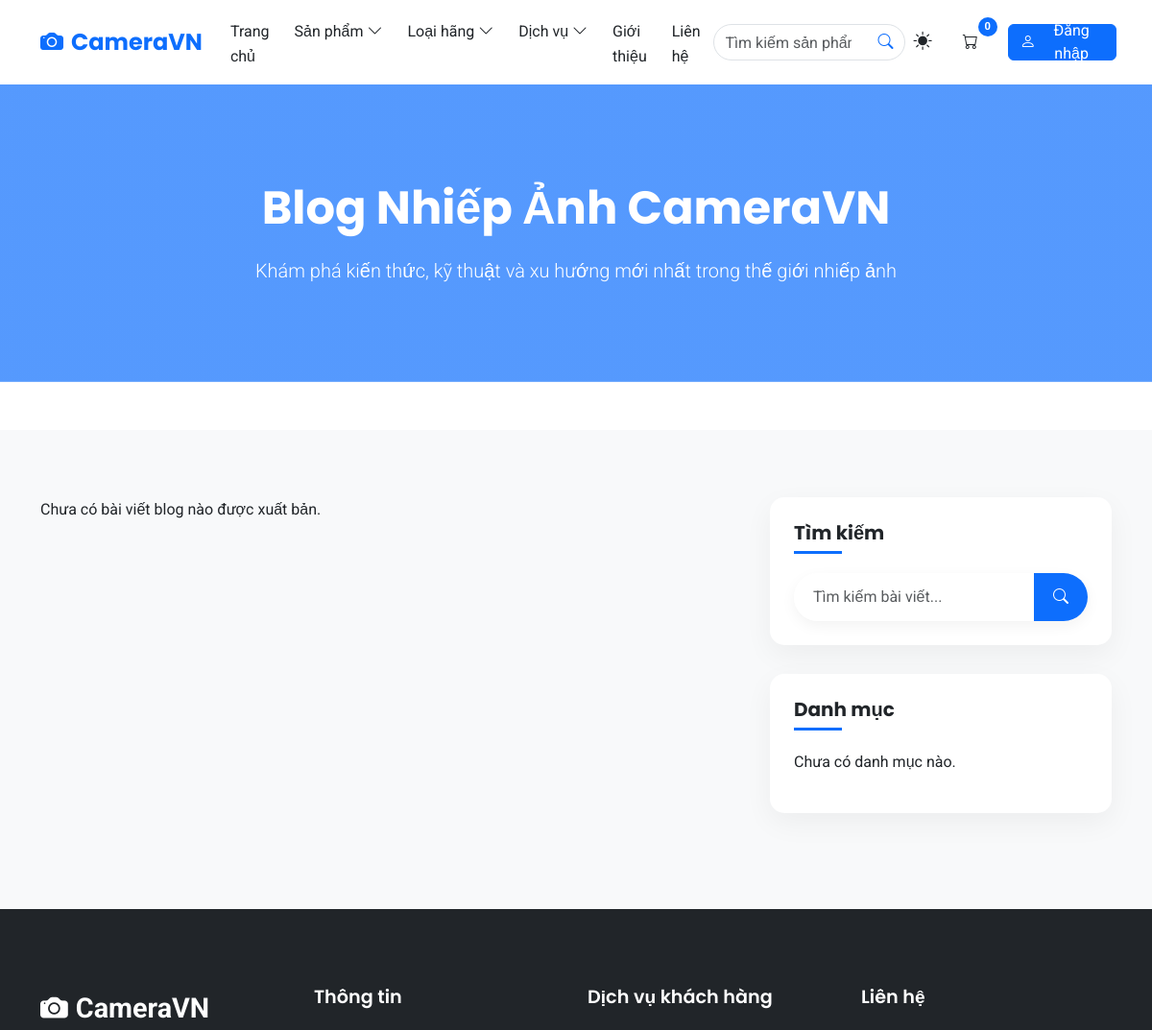
The page /index.php?page=blog (upper part) on the database as committed earlier.
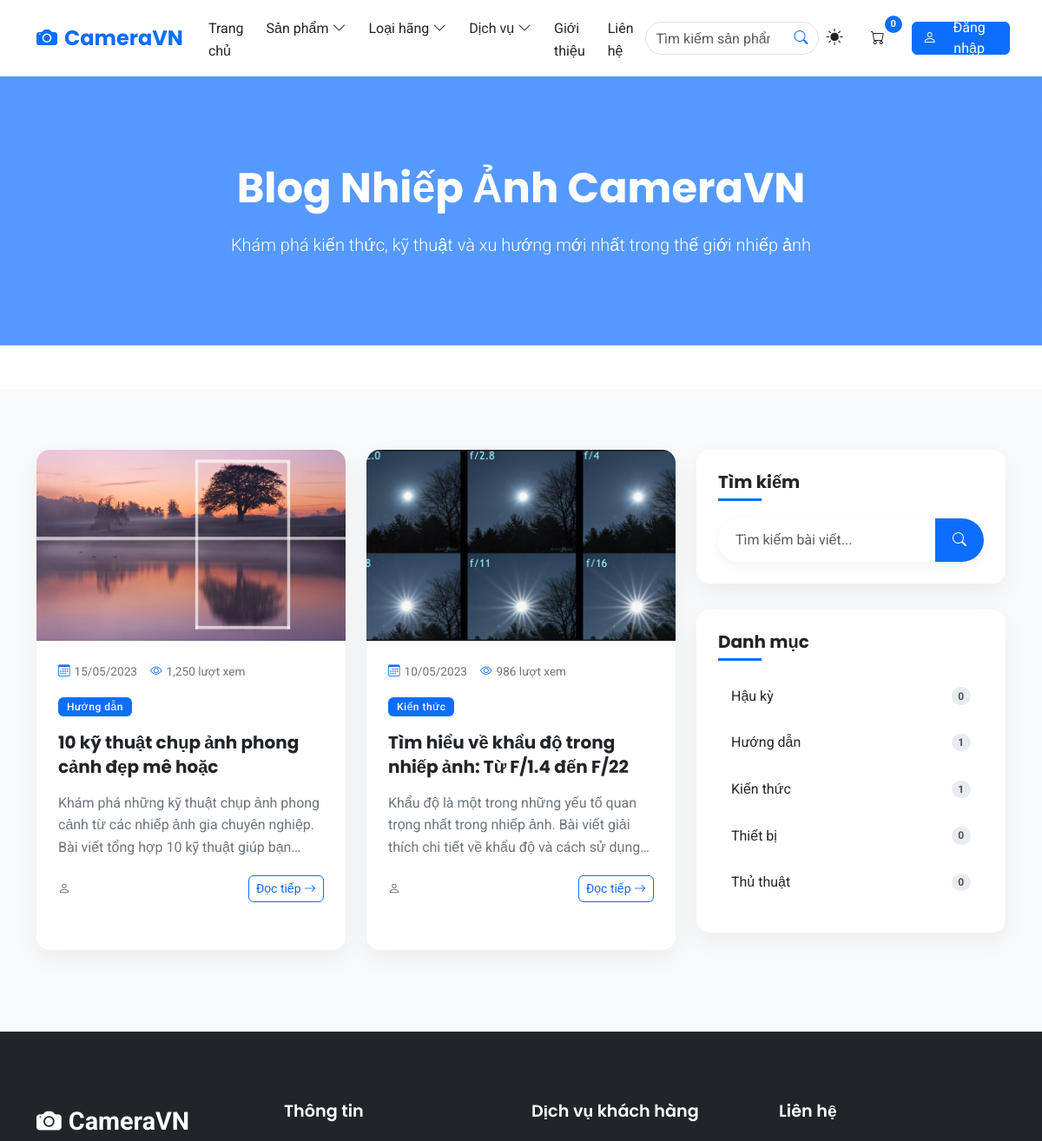
The same page on the database as committed later.
### tables this page shows
CREATE TABLE `blogs` (
  `id` int(11) NOT NULL,
  `title` varchar(255) NOT NULL,
  `slug` varchar(255) NOT NULL,
  `summary` text NOT NULL,
  `content` longtext NOT NULL,
  `image` varchar(255) DEFAULT NULL,
  `category_id` int(11) DEFAULT NULL,
  `author_id` int(11) DEFAULT NULL,
  `author_name` varchar(100) DEFAULT NULL,
  `views` int(11) DEFAULT 0,
  `status` enum('draft','published','archived') DEFAULT 'draft',
  `featured` tinyint(1) DEFAULT 0,
  `created_at` timestamp NOT NULL DEFAULT current_timestamp(),
  `updated_at` timestamp NOT NULL DEFAULT current_timestamp() ON UPDATE current_timestamp(),
  `published_at` datetime DEFAULT NULL
);

CREATE TABLE `blog_categories` (
  `id` int(11) NOT NULL,
  `name` varchar(100) NOT NULL,
  `slug` varchar(100) NOT NULL,
  `description` text DEFAULT NULL,
  `created_at` timestamp NOT NULL DEFAULT current_timestamp(),
  `updated_at` timestamp NOT NULL DEFAULT current_timestamp() ON UPDATE current_timestamp()
);

### Controller/PageController.php (called while the page is built, shortened)
<?php
require_once MODEL_PATH . '/BlogModel.php';
class PageController {
    public function blog() {
        $current_page = isset($_GET['p']) ? (int)$_GET['p'] : 1;
        $per_page = 6;
        $category_slug = isset($_GET['category']) ? $_GET['category'] : null;
        $blogModel = new BlogModel();
        $published_blogs = $blogModel->getAllBlogs('published', null, $category_slug, $current_page, $per_page);
        $categories = $blogModel->getAllCategories();
        include VIEW_PATH . '/includes/header.php';
        include VIEW_PATH . '/page/blog.php';
        include VIEW_PATH . '/includes/footer.php';
    }
}

### Model/BlogModel.php (called while the page is built, shortened)
<?php
class BlogModel {
    private $db;
    public function __construct() {
        try {
            global $db;
            $this->db = $db;
        } catch(PDOException $e) {
            error_log("Lỗi kết nối database trong BlogModel: " . $e->getMessage());
        }
    }
    public function getAllBlogs($status = null, $search = null, $category_slug = null, $page = 1, $per_page = 6) {
        $sql = "SELECT ";
        $sql .= "b.*, bc.name as category_name, u.name as author_name, ";
        $sql .= "CONCAT('View/assets/images/', b.image) as image ";
        $sql .= "FROM blogs b ";
        $sql .= "LEFT JOIN blog_categories bc ON b.category_id = bc.id ";
        $sql .= "LEFT JOIN users u ON b.author_id = u.id ";
        $sql .= "WHERE 1=1 ";
        $params = [];
        if ($status !== null) {
            $sql .= "AND b.status = ? ";
            $params[] = $status;
        }
        $offset = ($page - 1) * $per_page;
        $sql .= "ORDER BY b.published_at DESC, b.created_at DESC ";
        $sql .= "LIMIT ? OFFSET ?";
        $params[] = $per_page;
        $params[] = $offset;
        try {
            $stmt = $this->db->prepare($sql);
            $stmt->execute($params);
            return $stmt->fetchAll(PDO::FETCH_OBJ);
        } catch(PDOException $e) {
            error_log("Lỗi khi lấy tất cả bài viết blog: " . $e->getMessage());
            return [];
        }
    }
    public function getAllCategories() {
        $sql = "SELECT ";
        $sql .= "bc.*, COUNT(b.id) as post_count ";
        $sql .= "FROM blog_categories bc ";
        $sql .= "LEFT JOIN blogs b ON bc.id = b.category_id AND b.status = 'published' ";
        $sql .= "GROUP BY bc.id ";
        $sql .= "ORDER BY bc.name ASC";
        try {
            $stmt = $this->db->query($sql);
            return $stmt->fetchAll(PDO::FETCH_OBJ);
        } catch(PDOException $e) {
            error_log("Lỗi khi lấy tất cả danh mục blog: " . $e->getMessage());
            return [];
        }
    }
}
?>

### View/page/blog.php (the view, shortened to what the changed rows need)
<main>
    <section class="blog-hero">
        <div class="container">
            <h1 class="display-4 fw-bold">Blog Nhiếp Ảnh CameraVN</h1>
        </div>
    </section>
    <section class="blog-section">
        <div class="container">
            <div class="row">
                <div class="col-lg-8">
                    <div class="row">
                        <?php if (!empty($published_blogs)): ?>
                            <?php foreach ($published_blogs as $blog): ?>
                                <div class="col-md-6 mb-4">
                                    <div class="card blog-card h-100">
                                        <img src="<?= BASE_URL . 'View/assets/images/' . $blog->image ?>" class="card-img-top" alt="<?= $blog->title ?>">
                                        <div class="card-body">
                                            <div class="blog-meta">
                                                <span><i class="bi bi-calendar3"></i> <?= date('d/m/Y', strtotime($blog->published_at)) ?></span>
                                                <span><i class="bi bi-eye"></i> <?= number_format($blog->views) ?> lượt xem</span>
                                            </div>
                                            <span class="badge bg-primary mb-3"><?= $blog->category_name ?></span>
                                            <h5 class="card-title"><?= $blog->title ?></h5>
                                            <p class="card-text"><?= $blog->summary ?></p>
                                            <div class="d-flex justify-content-between align-items-center">
                                                <span class="text-muted small"><i class="bi bi-person"></i> <?= $blog->author_name ?></span>
                                                <a href="index.php?page=blog_detail&id=<?= $blog->id ?>" class="btn btn-outline-primary btn-sm">Đọc tiếp <i class="bi bi-arrow-right"></i></a>
                                            </div>
                                        </div>
                                    </div>
                                </div>
                            <?php endforeach; ?>
                        <?php else: ?>
                            <div class="col-12">
                                <p>Chưa có bài viết blog nào được xuất bản.</p>
                            </div>
                        <?php endif; ?>
                    </div>
                </div>
                <div class="col-lg-4">
                    <div class="blog-categories">
                        <h5>Danh mục</h5>
                        <?php if (!empty($categories)): ?>
                            <ul>
                                <?php foreach ($categories as $category): ?>
                                    <li>
                                        <a href="index.php?page=blog&category=<?= $category->slug ?>">
                                            <?= $category->name ?>
                                            <span class="badge rounded-pill"><?= $category->post_count ?></span>
                                        </a>
                                    </li>
                                <?php endforeach; ?>
                            </ul>
                        <?php else: ?>
                            <p>Chưa có danh mục nào.</p>
                        <?php endif; ?>
                    </div>
                </div>
            </div>
        </div>
    </section>
</main>

Rows that differ between the two databases and show on the page:
added blogs: shows a picture, published_at "15/05/2023", views "1,250", category.name "Hướng dẫn", title "10 kỹ thuật chụp ảnh phong cảnh đẹp mê hoặc", summary "Khám phá những kỹ thuật chụp ảnh phong cảnh từ các nhiếp ảnh gia chuyên nghiệp. Bài viết tổng hợp 10 kỹ thuật giúp…"
added blogs: shows a picture, published_at "10/05/2023", views "986", category.name "Kiến thức", title "Tìm hiểu về khẩu độ trong nhiếp ảnh: Từ F/1.4 đến F/22", summary "Khẩu độ là một trong những yếu tố quan trọng nhất trong nhiếp ảnh. Bài viết giải thích chi tiết về khẩu độ và cách sử…"
added blog_categories: name "Hậu kỳ", post_count "0"
added blog_categories: name "Hướng dẫn", post_count "1"
added blog_categories: name "Kiến thức", post_count "1"
added blog_categories: name "Thiết bị", post_count "0"
added blog_categories: name "Thủ thuật", post_count "0"
Other text that changed with them:
text no longer shown: "Chưa có bài viết blog nào được xuất bản. Chưa có danh mục nào."
